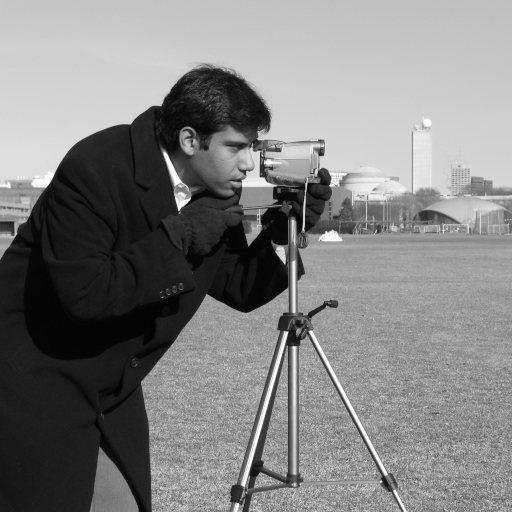
#> input picture camera-source.png, 512 x 512 px
$ python build-comparison.py
#> lines starting #> are read from the running program, lines starting #| are printed output that depends on the picture; long printed decimals are rounded
"""Reproduce the static comparison. Requires numpy, scipy, Pillow.
Run in this directory: python build-comparison.py
Source: scikit-image camera.png, CC0 by Lav Varshney.
"""
from pathlib import Path
import hashlib, json, itertools, math
import numpy as np
import scipy, PIL
from PIL import Image
from scipy.linalg import svd

ROOT = Path(__file__).resolve().parent
SIZE = 256
CHIS = [30, 28, 20, 16, 12, 10, 8, 6, 4]
SOURCE = ROOT / 'camera-source.png'

def tensorize(a):
    q = int(np.log2(a.shape[0]))
    assert a.shape == (2**q, 2**q)
    permutation = [j for k in range(q) for j in (k, q+k)]
    return a.reshape([2]*(2*q)).transpose(permutation), permutation


def matched_profile(chi, floor=None):
 n=16;base=[1]+[min(chi,2**k,2**(n-k)) for k in range(1,n)]+[1]
 if floor:base=[max(a,b) for a,b in zip(base,floor)]
 count=lambda a:sum(2*l*r for l,r in zip(a[:-1],a[1:]))
 target=512*math.ceil(count(base)/512)
 if count(base)==target:return base,target
 for radius in [4,8,16]:
  best=None
  for i,j in itertools.combinations(range(2,n-1),2):
   for a in range(max(1, floor[i] if floor else 1,base[i]-radius),min(2**i,2**(n-i),chi+radius)+1):
    for b in range(max(1, floor[j] if floor else 1,base[j]-radius),min(2**j,2**(n-j),chi+radius)+1):
     trial=base.copy();trial[i]=a;trial[j]=b
     if count(trial)!=target:continue
     if any(trial[k]>2*trial[k-1] or trial[k-1]>2*trial[k] for k in range(1,n+1)):continue
     score=(a-base[i])**2+(b-base[j])**2
     if best is None or score<best[0]:best=(score,trial)
  if best:return best[1],target
 return None,target


def tt_svd(a, chi, profile=None):
    t, permutation = tensorize(a)
    n = t.ndim
    remaining, left, cores = t, 1, []
    for k in range(n-1):
        u, s, vh = svd(remaining.reshape(left*2, -1), full_matrices=False, check_finite=False)
        r = profile[k+1] if profile is not None else min(chi, len(s))
        assert r <= len(s)
        cores.append(u[:, :r].reshape(left, 2, r))
        remaining, left = s[:r, None]*vh[:r], r
    cores.append(remaining.reshape(left, 2, 1))
    reconstructed = cores[0]
    for core in cores[1:]:
        reconstructed = np.tensordot(reconstructed, core, axes=(-1, 0))
    reconstructed = reconstructed.reshape([2]*n).transpose(np.argsort(permutation)).reshape(a.shape)
    bonds = [1] + [c.shape[2] for c in cores]
    stored = sum(c.size for c in cores)
    assert stored == sum(2*l*r for l,r in zip(bonds[:-1], bonds[1:]))
    assert bonds == (profile if profile is not None else [1]+[min(chi, 2**k, 2**(n-k)) for k in range(1,n)]+[1])
    return reconstructed, stored, bonds

def metric(reference, reconstructed, stored):
    dot = np.vdot(reference, reconstructed).real
    norm2 = np.vdot(reference, reference).real
    den = norm2*np.vdot(reconstructed, reconstructed).real
    return {'stored': int(stored), 'cr': reference.size/stored,
            'relativeError': float(np.linalg.norm(reference-reconstructed)/np.sqrt(norm2)),
            'infidelity': float(max(0, 1-dot*dot/den))}

def grayscale(a):
    # Identical display scale for every original/reconstruction, with no rescaling.
    return Image.fromarray(np.round(np.clip(a, 0, 1)*255).astype('uint8'), 'L').convert('RGB')

def error_rgb(a, maximum):
    stops = np.array([[244,240,248],[170,133,186],[95,46,111],[209,96,67],[252,220,102]])
    x=np.clip(a/maximum,0,1)*4
    lo=np.minimum(x.astype(int),3); frac=x-lo
    rgb=stops[lo]*(1-frac[...,None])+stops[lo+1]*frac[...,None]
    return Image.fromarray(np.round(rgb).astype('uint8'),'RGB')

def main():
    a = np.asarray(Image.open(SOURCE).convert('L').resize((SIZE,SIZE),Image.Resampling.LANCZOS),dtype=np.float64)/255
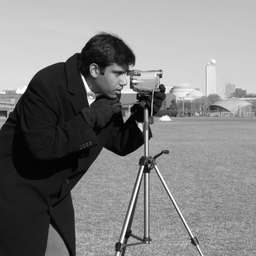
#> a: shape (256, 256) float64; min 0, max 1, mean 0.506
    u,s,vh=svd(a,full_matrices=False,check_finite=False)
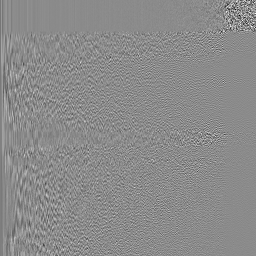
#> u: shape (256, 256) float64; min -0.593, max 0.492, mean -0.00021; drawn with min black and max white
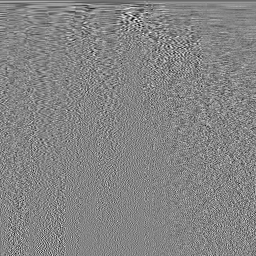
#> vh: shape (256, 256) float64; min -0.364, max 0.335, mean -0.000245; drawn with min black and max white
#> s = 256 values, max 139.1 at index 0, min 0.000104 at index 255, mean 1.69
    frames, arrays=[],[]
    profiles={}; floor=None
    for nominal in sorted(CHIS):
        ranks,budget=matched_profile(nominal,floor)
        assert ranks is not None
        if floor:assert all(b >= a for a,b in zip(floor,ranks))
        profiles[nominal]=ranks;floor=ranks
    for chi in CHIS:
        m,stored,bonds=tt_svd(a,chi,profiles[chi])
        # Absorb singular values into the right factor: r*(m+n) scalars, no extra Sigma.
        r=int(np.ceil(stored/(2*SIZE)))
        z=(u[:,:r]*s[:r])@vh[:r]
        sm=metric(a,z,r*2*SIZE); tm=metric(a,m,stored)
        assert sm['stored'] == tm['stored']
        assert sm['cr'] == tm['cr']
        assert abs(sm['relativeError']-np.linalg.norm(s[r:])/np.linalg.norm(a))<1e-12
        frames.append({'chi':max(bonds),'nominalBond':chi,'rank':r,'bonds':bonds,'svd':sm,'mps':tm})
        arrays.append((z,m))
#> this loop made 9 passes
#> (bonds, stored, r) on passes 1 to 7: ([1, 2, 4, 8, 16, 32, 30, 32, 30, 30, 30, 30, 16, 8, 4, 2, 1], 13824, 27), ([1, 2, 4, 8, 16, 30, 30, 28, 28, 28, 28, 28, 16, 8, 4, 2, 1], 12288, 24), ([1, 2, 4, 8, 16, 20, 21, 24, 20, 20, 20, 20, 16, 8, 4, 2, 1], 7168, 14), ([1, 2, 4, 8, 15, 16, 18, 18, 16, 18, 16, 16, 16, 8, 4, 2, 1], 5120, 10), ([1, 2, 4, 8, 14, 12, 18, 18, 12, 12, 12, 12, 12, 8, 4, 2, 1], 3584, 7), ([1, 2, 4, 8, 11, 12, 18, 10, 10, 10, 10, 10, 10, 8, 4, 2, 1], 2560, 5), ([1, 2, 4, 8, 11, 7, 9, 8, 8, 8, 8, 8, 8, 8, 4, 2, 1], 1536, 3)
#> pass 1, in tt_svd, `reconstructed = reconstructed.reshape([2]*n).transpose(np.argsort(perm..`:
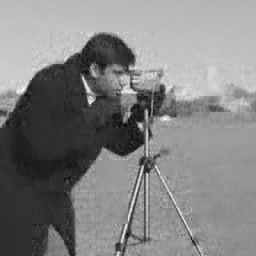
#> reconstructed: shape (256, 256) float64; min -0.128, max 1.11, mean 0.506; drawn with min black and max white
#> pass 1, in main, `z=(u[:,:r]*s[:r])@vh[:r]`:
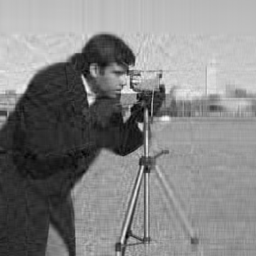
#> z: shape (256, 256) float64; min -0.113, max 1.08, mean 0.506; drawn with min black and max white
#> after the loop, arrays = 9 items; frames = 9 items
    # Nontruncated TT-SVD must reproduce the image, independently of the selected budgets.
    exact,_,_=tt_svd(a,SIZE)
    assert np.linalg.norm(a-exact)/np.linalg.norm(a)<1e-12
    max_error=float(max(np.abs(x-a).max() for pair in arrays for x in pair))
#> max_error = 0.806
    atlas=Image.new('RGB',(2*SIZE,(1+len(frames))*SIZE),(244,240,248))
    atlas.paste(grayscale(a),(0,0))
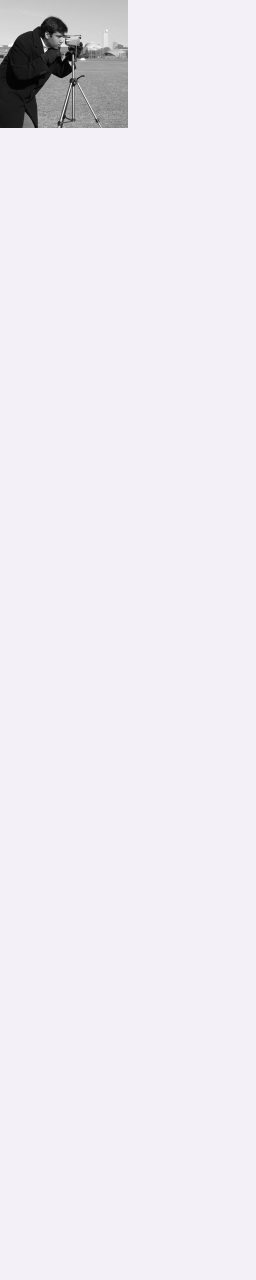
#> atlas: PIL image 512x2560 RGB (shown at 1/2 size); mean R, G, B 238.3, 234.5, 242.1
    for i,(z,m) in enumerate(arrays):
        atlas.paste(grayscale(m),(SIZE,(1+i)*SIZE))
#> this loop made 9 passes
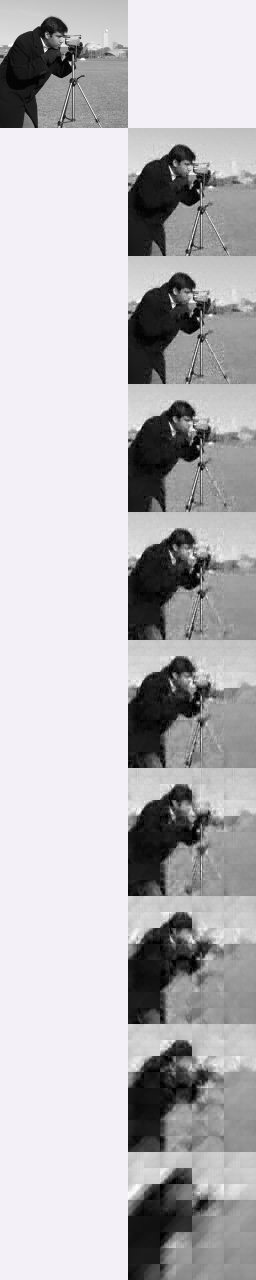
#> atlas: PIL image 512x2560 RGB (shown at 1/2 size); mean R, G, B 186.5, 184.5, 188.5
    atlas.save(ROOT/'compression-atlas.png',optimize=True)
    result={'versions':{'numpy':np.__version__,'scipy':scipy.__version__,'Pillow':PIL.__version__},'size':SIZE,'sites':16,'precision':'float64','defaultIndex':CHIS.index(8),
            'errorMaximum':max_error,'sourceSha256':hashlib.sha256(SOURCE.read_bytes()).hexdigest(),
            'frames':frames}
    (ROOT/'compression-data.js').write_text('window.COMPRESSION_DATA = '+json.dumps(result,separators=(',',':'))+';\n')
    for f in frames:
        print(f"chi={f['chi']:2}, MPS CR={f['mps']['cr']:.2f}, SVD CR={f['svd']['cr']:.2f}, errors={f['mps']['relativeError']:.5f}/{f['svd']['relativeError']:.5f}")
    print('PASS: exact TT reconstruction, bond storage identity, predicted ranks, SVD tail errors, and exactly equal budgets and nested bond profiles.')

if __name__=='__main__':main()

$ run again, with headshot.png copied over camera-source.png
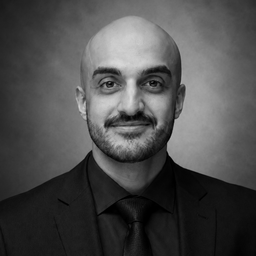
#> input picture headshot.png, 256 x 256 px
#> in main, `u,s,vh=svd(a,full_matrices=False,check_finite=False)`:
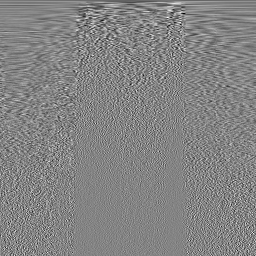
#> vh: shape (256, 256) float64; min -0.353, max 0.329, mean -0.000184; drawn with min black and max white
#> in main, `u,s,vh=svd(a,full_matrices=False,check_finite=False)`: s = 256 values, max 89.25 at index 0, min 0.000129 at index 255, mean 0.857
#> the loop in main, `for chi in CHIS:` made 9 passes
#> (bonds, stored, r) on passes 1 to 4: ([1, 2, 4, 8, 16, 32, 30, 32, 30, 30, 30, 30, 16, 8, 4, 2, 1], 13824, 27), ([1, 2, 4, 8, 16, 30, 30, 28, 28, 28, 28, 28, 16, 8, 4, 2, 1], 12288, 24), ([1, 2, 4, 8, 16, 20, 21, 24, 20, 20, 20, 20, 16, 8, 4, 2, 1], 7168, 14), ([1, 2, 4, 8, 15, 16, 18, 18, 16, 18, 16, 16, 16, 8, 4, 2, 1], 5120, 10)
#> after the loop in main, `for chi in CHIS:`: arrays = 9 items
#> max_error = 0.547
#> the loop in main, `for i,(z,m) in enumerate(arrays):` made 9 passes
#> after the loop in main, `for i,(z,m) in enumerate(arrays):`:
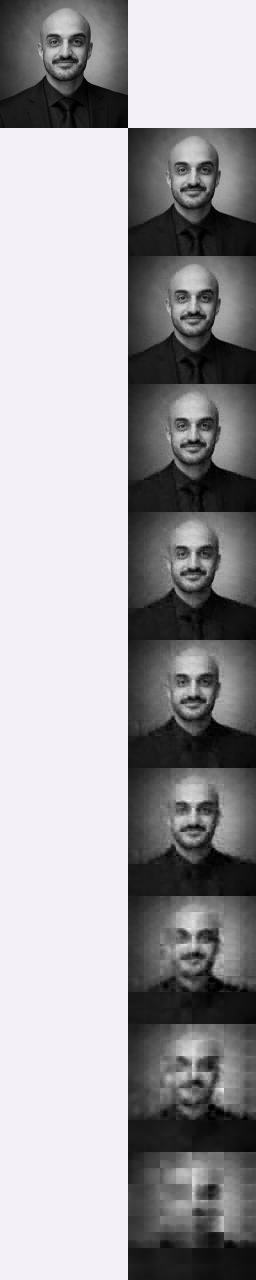
#> atlas: PIL image 512x2560 RGB (shown at 1/2 size); mean R, G, B 160.4, 158.4, 162.4
#> the loop in main, `for f in frames:` made 9 passes
#| chi=32, MPS CR=4.74, SVD CR=4.74, errors=0.04147/0.04494
#| chi=30, MPS CR=5.33, SVD CR=5.33, errors=0.04514/0.04938
#| chi=24, MPS CR=9.14, SVD CR=9.14, errors=0.06026/0.07272
#| chi=18, MPS CR=12.80, SVD CR=12.80, errors=0.07336/0.08975
#| chi=18, MPS CR=18.29, SVD CR=18.29, errors=0.08544/0.1109
#> (further printed lines are left out)
